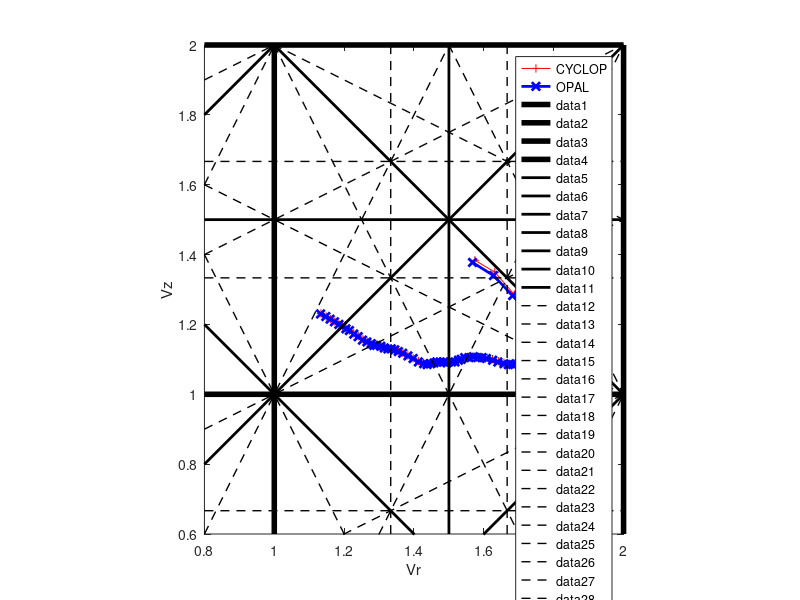

Source code (MATLAB):
clc
load('CYC4.mat');
load('CYC_OPAL.mat');
CYC = CYC4;
plot(CYC(:,1),CYC(:,2),'r');grid on;
xlabel('Energy(MeV)');ylabel('(w0/w - 1)(x1000)');
pause
a = 1;b = length(CYC(:,1));
plot(CYC(a:b,1),CYC(a:b,3),'-+r',CYC(a:b,1),CYC(a:b,4),'-+b',CYC(a:b,1),CYC_OPAL(a:b,1),'-vb',CYC(a:b,1),CYC_OPAL(a:b,2),'-vr');
xlabel('Energy(MeV)');ylabel('Nur or Nuz');
legend('Vr -- CYCLOP','Vz -- CYCLOP','Vr -- OPAL', 'Vz -- OPAL');
pause

plot(CYC(a:b,3),CYC(a:b,4),'-+r',CYC_OPAL(a:b,1),CYC_OPAL(a:b,2),'-xb','LineWidth',2);
xlabel('Vr');ylabel('Vz');
legend('CYCLOP','OPAL');
axis equal;
axis([0.8,2.0,0.6,2.0]);
hold on;

x=[2,2];y=[0.6,2.0];plot(x,y,'k','LineWidth',4);
x=[1,1];y=[0.6,2.0];plot(x,y,'k','LineWidth',4);
x=[0.8,2];y=[1,1];plot(x,y,'k','LineWidth',4);
x=[0.8,2];y=[2,2];plot(x,y,'k','LineWidth',4);


x=[0.8,2]; y = [1.5,1.5];plot(x,y,'k','LineWidth',2);
x=[1.5,1.5];y=[0.6,2.0];plot(x,y,'k','LineWidth',2);

x=[0.8,2]; y = 2-x;plot(x,y,'k','LineWidth',2);
x=[0.8,2]; y = 3-x;plot(x,y,'k','LineWidth',2);

x=[0.8,2]; y = x-1;plot(x,y,'k','LineWidth',2);
x=[0.8,2]; y = x;plot(x,y,'k','LineWidth',2);
x=[0.8,2]; y = x+1;plot(x,y,'k','LineWidth',2);

x=[0.8,2]; y = [2/3,2/3];plot(x,y,'--k','LineWidth',1);
x=[0.8,2]; y = 3-2*x;plot(x,y,'--k','LineWidth',1);

for i = 4:5
    x=[0.8,2];y = [i/3,i/3];plot(x,y,'--k','LineWidth',1);
    x=[i/3,i/3];y = [0.6,2.0];plot(x,y,'--k','LineWidth',1);
    x=[0.8,2]; y = i-2*x;plot(x,y,'--k','LineWidth',1);
    x=[0.8,2]; y = (i-x)/2;plot(x,y,'--k','LineWidth',1);
end
for i = -3:0
    x=[0.8,2];y = i+2*x;plot(x,y,'--k','LineWidth',1);
    x=[0.8,2];y = (x-i)/2;plot(x,y,'--k','LineWidth',1);
end

